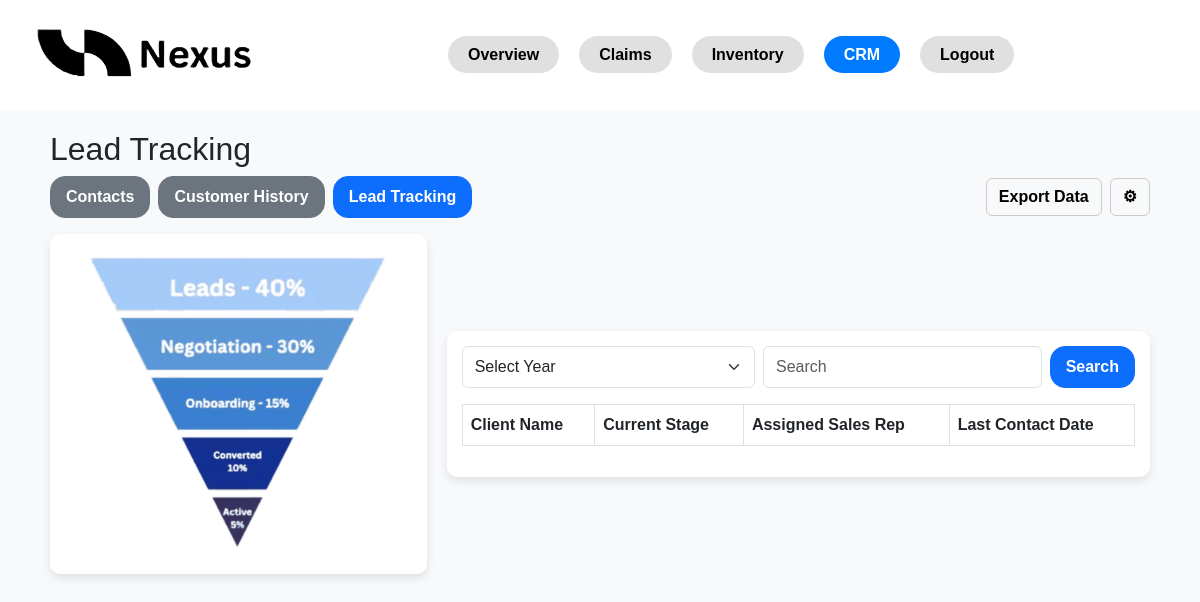
The page /crm/lead-tracking/ on the database as committed earlier.
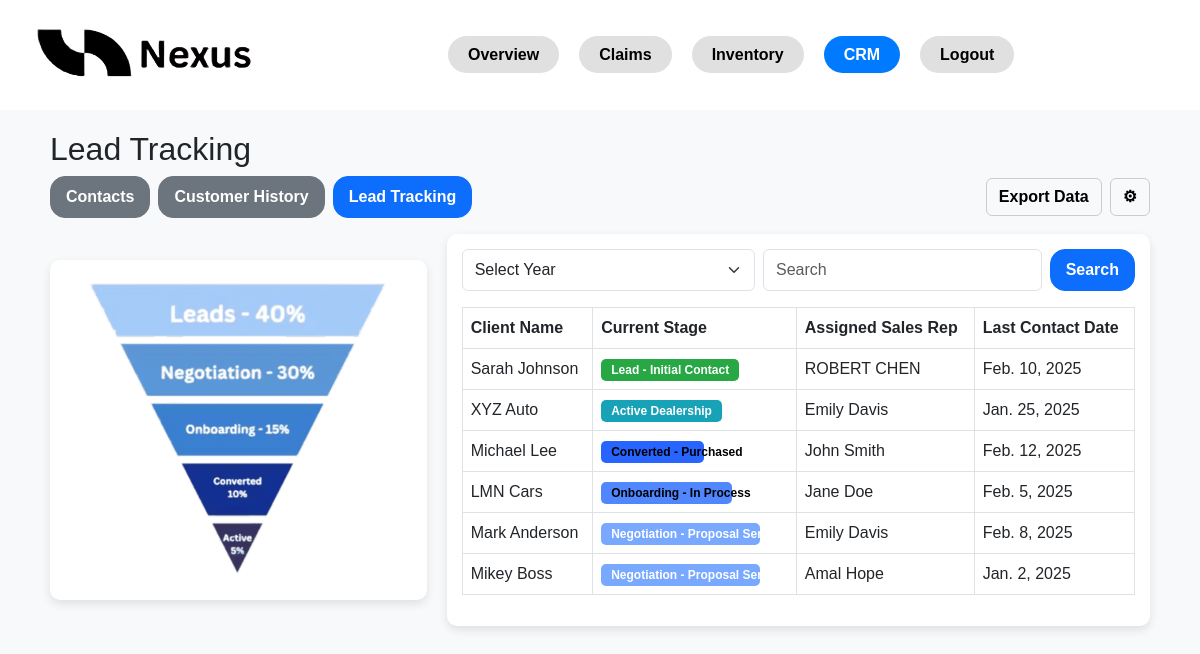
The same page on the database as committed later.
### crm/models.py (models this page shows, shortened)
class Lead(models.Model):
    client_name = models.CharField(max_length=100)
    current_stage = models.CharField(max_length=100)
    sales_rep = models.CharField(max_length=100)
    last_contact_date = models.DateField()

### crm/views.py (the view)
# urls.py: path('lead-tracking/', lead_tracking, name='lead_tracking'),
def lead_tracking(request):
    leads = Lead.objects.all()
    query = request.GET.get('search')
    if query:
        leads = leads.filter(
            Q(client_name__icontains=query) |
            Q(current_stage__icontains=query) |
            Q(sales_rep__icontains=query)
        )
    year_filter = request.GET.get('year')
    if year_filter:
        try:
            year = int(year_filter)
            leads = leads.filter(last_contact_date__year=year)
        except ValueError:
            pass  # If the year is invalid, do nothing
    return render(request, 'crm/lead_tracking.html', {'leads': leads})

### crm/templates/crm/lead_tracking.html (shortened to what this page needs)
{% load static %}
<!DOCTYPE html>
<html lang="en">
<head>
    <link rel="stylesheet" href="https://cdn.jsdelivr.net/npm/bootstrap@5.3.0/dist/css/bootstrap.min.css">
</head>
<body>
    <nav class="navbar navbar-expand-lg navbar-light">
        <div class="container-fluid">
            <a class="navbar-brand" href="#">
                <img src="/static/users/nexus_logo.png" alt="Logo">
            </a>
            <div class="collapse navbar-collapse justify-content-center" id="navbarNav">
                <ul class="navbar-nav">
                    <li class="nav-item"><a class="custom-btn" href="{% url 'dashboard' %}">Overview</a></li>
                    <li class="nav-item"><a class="custom-btn" href="{% url 'claims' %}">Claims</a></li>
                    <li class="nav-item"><a class="custom-btn" href="{% url 'inventory' %}">Inventory</a></li>
                    <li class="nav-item"><a class="custom-btn active" href="{% url 'crm' %}">CRM</a></li>
                    <li class="nav-item"><a class="custom-btn" href="{% url 'logout' %}">Logout</a></li>
                </ul>
            </div>
        </div>
    </nav>
    <div class="container">
        <h2>Lead Tracking</h2>
        <div class="d-flex justify-content-between align-items-center mb-3">
            <div class="d-flex gap-2">
                <a class="btn btn-secondary" href="{% url 'crm' %}">Contacts</a>
                <a class="btn btn-secondary" href="{% url 'customer_history' %}">Customer History</a>
                <a class="btn btn-primary" href="{% url 'lead_tracking' %}">Lead Tracking</a>
            </div>
            <div class="d-flex gap-2">
                <a href="{% url 'export_leads_csv' %}" class="btn btn-light">
                     Export Data
                </a>
                <button class="btn btn-light">
                    <span>⚙</span>
                </button>
            </div>
        </div>
        <div class="lead-container">
            <div class="funnel-chart">
                <img src="{% static 'crm/images/funnel.png' %}" alt="Sales Funnel">
            </div>
            <div class="lead-table">
                <form method="get" action="{% url 'lead_tracking' %}" class="d-flex gap-2 mb-3">
                    <select class="form-select" name="year">
                        <option value="">Select Year</option>
                    </select>
                    <input type="text" class="form-control" name="search" placeholder="Search" value="{{ request.GET.search }}">
                    <button class="btn btn-primary" type="submit"> Search</button>
                </form>
                <table class="table table-bordered">
                    <thead>
                        <tr>
                            <th>Client Name</th>
                            <th>Current Stage</th>
                            <th>Assigned Sales Rep</th>
                            <th>Last Contact Date</th>
                        </tr>
                    </thead>
                    <tbody>
                        {% for lead in leads %}
                            <tr>
                                <td>{{ lead.client_name }}</td>
                                <td>
                                    <span class="badge
                                        {% if lead.current_stage == 'Lead - Initial Contact' %} lead-initial
                                        {% elif lead.current_stage == 'Active Dealership' %} active-dealership
                                        {% elif lead.current_stage == 'Converted - Purchased' %} converted
                                        {% elif lead.current_stage == 'Onboarding - In Process' %} onboarding
                                        {% elif lead.current_stage == 'Negotiation - Proposal Sent' %} negotiation
                                        {% endif %}">
                                        {{ lead.current_stage }}
                                    </span>
                                </td>
                                <td>{{ lead.sales_rep }}</td>
                                <td>{{ lead.last_contact_date }}</td>
                            </tr>
                        {% endfor %}
                    </tbody>
                </table>
            </div>
        </div>
    </div>
</body>
</html>

### crm/templates/crm/lead_tracking.html (style rules this page uses)
body { font-family: Arial, sans-serif; background-color: #f8f9fa; }
.navbar { background-color: #fff; padding: 15px; }
.navbar img { height: 70px; }
.custom-btn.active { background-color: #007bff; color: white; }
.container { padding: 20px; }
.lead-container { display: flex; gap: 20px; align-items: center; }
.funnel-chart { flex: 1; text-align: center; background: white; padding: 20px; border-radius: 10px; box-shadow: 0px 4px 10px rgba(0, 0, 0, 0.1); }
.lead-table { flex: 2; background: white; padding: 15px; border-radius: 10px; box-shadow: 0px 4px 10px rgba(0, 0, 0, 0.1); }
.table thead { background-color: #f8f9fa; }
.badge { padding: 5px 10px; border-radius: 5px; font-weight: bold; }
.lead-initial { background-color: #28a745; color: white; }
.active-dealership { background-color: #17a2b8; color: white; }
.converted { background-color: #ff9800; color: black; }
.onboarding { background-color: #ffc107; color: black; }
.negotiation { background-color: #ff5722; color: white; }
.negotiation { background-color: #78A9FF; width: 85%; }
.onboarding { background-color: #5087FF; width: 70%; }
.converted { background-color: #2864FF; width: 55%; }
.active { background-color: #0D3D99; width: 40%; }
.btn-primary, .btn-secondary { border-radius: 15px; font-weight: bold; padding: 8px 15px; }
.btn-light { background-color: #f8f9fa; border: 1px solid #ccc; font-weight: bold; }
.custom-btn { background-color: #e0e0e0; color: black; border-radius: 20px; padding: 10px 20px; transition: background-color 0.3s ease, color 0.3s ease; text-decoration: none; font-weight: bold; margin: 0 10px; }

Rows that differ between the two databases and show on the page:
added Lead: client_name "Sarah Johnson", current_stage "Lead - Initial Contact", sales_rep "ROBERT CHEN", last_contact_date "Feb. 10, 2025"
added Lead: client_name "XYZ Auto", current_stage "Active Dealership", sales_rep "Emily Davis", last_contact_date "Jan. 25, 2025"
added Lead: client_name "Michael Lee", current_stage "Converted - Purchased", sales_rep "John Smith", last_contact_date "Feb. 12, 2025"
added Lead: client_name "LMN Cars", current_stage "Onboarding - In Process", sales_rep "Jane Doe", last_contact_date "Feb. 5, 2025"
added Lead: client_name "Mark Anderson", current_stage "Negotiation - Proposal Sent", sales_rep "Emily Davis", last_contact_date "Feb. 8, 2025"
added Lead: client_name "Mikey Boss", current_stage "Negotiation - Proposal Sent", sales_rep "Amal Hope", last_contact_date "Jan. 2, 2025"
